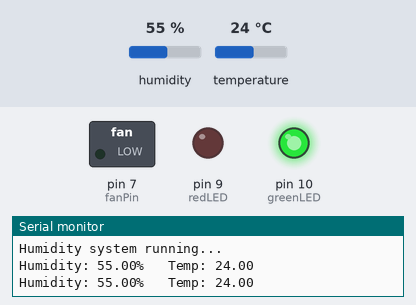
Simulated run of this sketch. Board: Arduino Uno, built with avr-gcc and run on an emulated ATmega328P. Shown: switched loads named in the sketch (green lamp = pin HIGH), output pins drawn as LEDs (lit = HIGH), the last lines printed to the serial monitor. The test bench sets the inputs (shaded band); at power-on: humidity 55 %, temperature 24 °C.

Above: at 2.8 s.
2.9 s: humidity set to 63 %
5.6 s: humidity set to 66 %
At 7.0 s:
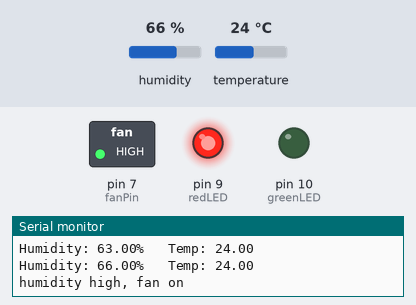
Timing chart, 0 to 8.6 s (numbered marks = the images above; inputs shaded):
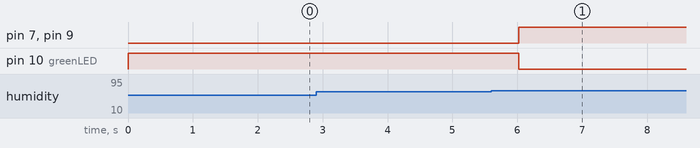

Measured:
- the behaviour switches between 64 and 65 % on humidity (found by bisection; images 0 and 1)
- after the input at 5.6 s, pin 7 (fanPin), pin 9 (redLED): LOW → HIGH after 0.43 s; pin 10 (greenLED): HIGH → LOW after 0.43 s

The sketch:

ArduinoCodeForSHS.ino
```cpp
#include <DHT.h>

// sensor setup
#define DHTPIN 2
#define DHTTYPE DHT22

DHT dht(DHTPIN, DHTTYPE);

// pins
int fanPin = 7;
int redLED = 9;
int greenLED = 10;

// humidity limits
float highHum = 65.0;   // fan turns on
float lowHum = 62.0;    // fan turns off

bool fanOn = false;

void setup() {

  Serial.begin(9600);
  dht.begin();

  pinMode(fanPin, OUTPUT);
  pinMode(redLED, OUTPUT);
  pinMode(greenLED, OUTPUT);

  // start with fan off and green light on
  digitalWrite(fanPin, LOW);
  digitalWrite(redLED, LOW);
  digitalWrite(greenLED, HIGH);

  Serial.println("Humidity system running...");
}

void loop() {

  float h = dht.readHumidity();
  float t = dht.readTemperature();

  // check if reading worked
  if (isnan(h) || isnan(t)) {
    Serial.println("error reading sensor");
    delay(2000);
    return;
  }

  Serial.print("Humidity: ");
  Serial.print(h);
  Serial.print("%   Temp: ");
  Serial.println(t);

  // if humidity gets too high turn fan on
  if (fanOn == false && h >= highHum) {

    digitalWrite(fanPin, HIGH);
    digitalWrite(redLED, HIGH);
    digitalWrite(greenLED, LOW);

    fanOn = true;

    Serial.println("humidity high, fan on");
  }

  // turn fan off when humidity drops
  if (fanOn == true && h <= lowHum) {

    digitalWrite(fanPin, LOW);
    digitalWrite(redLED, LOW);
    digitalWrite(greenLED, HIGH);

    fanOn = false;

    Serial.println("humidity normal, fan off");
  }

  delay(2000);   // read every 2 seconds
}
```
